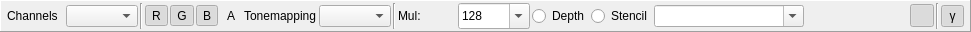
  <widget class="QFrame" name="channelsToolbar">
   <property name="geometry">
    <rect>
     <x>3</x>
     <y>3</y>
     <width>971</width>
     <height>32</height>
    </rect>
   </property>
   <property name="sizePolicy">
    <sizepolicy hsizetype="Minimum" vsizetype="Fixed">
     <horstretch>0</horstretch>
     <verstretch>0</verstretch>
    </sizepolicy>
   </property>
   <property name="minimumSize">
    <size>
     <width>0</width>
     <height>32</height>
    </size>
   </property>
   <property name="frameShape">
    <enum>QFrame::Panel</enum>
   </property>
   <property name="frameShadow">
    <enum>QFrame::Raised</enum>
   </property>
   <layout class="QHBoxLayout" name="horizontalLayout_5">
    <property name="spacing">
     <number>2</number>
    </property>
    <property name="leftMargin">
     <number>6</number>
    </property>
    <property name="topMargin">
     <number>2</number>
    </property>
    <property name="rightMargin">
     <number>6</number>
    </property>
    <property name="bottomMargin">
     <number>2</number>
    </property>
    <item>
     <widget class="QLabel" name="channelLabel">
      <property name="text">
       <string>Channels</string>
      </property>
     </widget>
    </item>
    <item>
     <widget class="QComboBox" name="channels">
      <property name="frame">
       <bool>true</bool>
      </property>
     </widget>
    </item>
    <item>
     <widget class="Line" name="line_2">
      <property name="orientation">
       <enum>Qt::Vertical</enum>
      </property>
     </widget>
    </item>
    <item>
     <widget class="RDToolButton" name="channelRed">
      <property name="toolTip">
       <string>Show Red (Right click to toggle solo)</string>
      </property>
      <property name="text">
       <string>R</string>
      </property>
      <property name="checkable">
       <bool>true</bool>
      </property>
      <property name="checked">
       <bool>true</bool>
      </property>
      <property name="autoRaise">
       <bool>true</bool>
      </property>
     </widget>
    </item>
    <item>
     <widget class="RDToolButton" name="channelGreen">
      <property name="toolTip">
       <string>Show Green (Right click to toggle solo)</string>
      </property>
      <property name="text">
       <string>G</string>
      </property>
      <property name="checkable">
       <bool>true</bool>
      </property>
      <property name="checked">
       <bool>true</bool>
      </property>
      <property name="autoRaise">
       <bool>true</bool>
      </property>
     </widget>
    </item>
    <item>
     <widget class="RDToolButton" name="channelBlue">
      <property name="toolTip">
       <string>Show Blue (Right click to toggle solo)</string>
      </property>
      <property name="text">
       <string>B</string>
      </property>
      <property name="checkable">
       <bool>true</bool>
      </property>
      <property name="checked">
       <bool>true</bool>
      </property>
      <property name="autoRaise">
       <bool>true</bool>
      </property>
     </widget>
    </item>
    <item>
     <widget class="RDToolButton" name="channelAlpha">
      <property name="toolTip">
       <string>Show Alpha (Right click to toggle solo)</string>
      </property>
      <property name="text">
       <string>A</string>
      </property>
      <property name="checkable">
       <bool>true</bool>
      </property>
      <property name="autoRaise">
       <bool>true</bool>
      </property>
     </widget>
    </item>
    <item>
     <widget class="QLabel" name="tonemapLabel">
      <property name="text">
       <string>Tonemapping</string>
      </property>
     </widget>
    </item>
    <item>
     <widget class="QComboBox" name="tonemapMode">
      <property name="frame">
       <bool>true</bool>
      </property>
     </widget>
    </item>
    <item>
     <widget class="Line" name="mulSep">
      <property name="orientation">
       <enum>Qt::Vertical</enum>
      </property>
     </widget>
    </item>
    <item>
     <widget class="QLabel" name="mulLabel">
      <property name="text">
       <string>Mul:</string>
      </property>
     </widget>
    </item>
    <item>
     <widget class="QComboBox" name="hdrMul">
      <property name="sizePolicy">
       <sizepolicy hsizetype="Preferred" vsizetype="Preferred">
        <horstretch>0</horstretch>
        <verstretch>0</verstretch>
       </sizepolicy>
      </property>
      <property name="minimumSize">
       <size>
        <width>50</width>
        <height>0</height>
       </size>
      </property>
      <property name="editable">
       <bool>true</bool>
      </property>
      <property name="currentText">
       <string>128</string>
      </property>
      <property name="insertPolicy">
       <enum>QComboBox::NoInsert</enum>
      </property>
     </widget>
    </item>
    <item>
     <widget class="QRadioButton" name="depthDisplay">
      <property name="text">
       <string>Depth</string>
      </property>
     </widget>
    </item>
    <item>
     <widget class="QRadioButton" name="stencilDisplay">
      <property name="text">
       <string>Stencil</string>
      </property>
     </widget>
    </item>
    <item>
     <widget class="QComboBox" name="customShader">
      <property name="sizePolicy">
       <sizepolicy hsizetype="Preferred" vsizetype="Fixed">
        <horstretch>0</horstretch>
        <verstretch>0</verstretch>
       </sizepolicy>
      </property>
      <property name="minimumSize">
       <size>
        <width>150</width>
        <height>0</height>
       </size>
      </property>
      <property name="editable">
       <bool>true</bool>
      </property>
      <property name="insertPolicy">
       <enum>QComboBox::NoInsert</enum>
      </property>
     </widget>
    </item>
    <item>
     <widget class="QToolButton" name="customCreate">
      <property name="toolTip">
       <string>Create New Custom Shader</string>
      </property>
      <property name="text">
       <string/>
      </property>
      <property name="icon">
       <iconset resource="../Resources/resources.qrc">
        <normaloff>:/add.png</normaloff>:/add.png</iconset>
      </property>
      <property name="autoRaise">
       <bool>true</bool>
      </property>
     </widget>
    </item>
    <item>
     <widget class="QToolButton" name="customEdit">
      <property name="toolTip">
       <string>Edit Selected Shader</string>
      </property>
      <property name="text">
       <string/>
      </property>
      <property name="icon">
       <iconset resource="../Resources/resources.qrc">
        <normaloff>:/page_white_edit.png</normaloff>:/page_white_edit.png</iconset>
      </property>
      <property name="autoRaise">
       <bool>true</bool>
      </property>
     </widget>
    </item>
    <item>
     <widget class="QToolButton" name="customDelete">
      <property name="toolTip">
       <string>Delete Custom Shader</string>
      </property>
      <property name="text">
       <string/>
      </property>
      <property name="icon">
       <iconset resource="../Resources/resources.qrc">
        <normaloff>:/del.png</normaloff>:/del.png</iconset>
      </property>
      <property name="autoRaise">
       <bool>true</bool>
      </property>
     </widget>
    </item>
    <item>
     <widget class="QToolButton" name="backcolorPick">
      <property name="toolTip">
       <string>Alpha: Pick Solid Background Color</string>
      </property>
      <property name="text">
       <string/>
      </property>
      <property name="icon">
       <iconset resource="../Resources/resources.qrc">
        <normaloff>:/color_wheel.png</normaloff>:/color_wheel.png</iconset>
      </property>
      <property name="checkable">
       <bool>true</bool>
      </property>
      <property name="autoRaise">
       <bool>true</bool>
      </property>
     </widget>
    </item>
    <item>
     <widget class="QToolButton" name="checkerBack">
      <property name="toolTip">
       <string>Alpha: Show Checkerboard Background</string>
      </property>
      <property name="text">
       <string/>
      </property>
      <property name="icon">
       <iconset resource="../Resources/resources.qrc">
        <normaloff>:/checkerboard.png</normaloff>:/checkerboard.png</iconset>
      </property>
      <property name="checkable">
       <bool>true</bool>
      </property>
      <property name="checked">
       <bool>true</bool>
      </property>
      <property name="autoRaise">
       <bool>true</bool>
      </property>
     </widget>
    </item>
    <item>
     <widget class="Line" name="gammaSep">
      <property name="orientation">
       <enum>Qt::Vertical</enum>
      </property>
     </widget>
    </item>
    <item>
     <widget class="QToolButton" name="gammaDisplay">
      <property name="minimumSize">
       <size>
        <width>23</width>
        <height>22</height>
       </size>
      </property>
      <property name="toolTip">
       <string>Override display of linear data in gamma space

See FAQ on &quot;Gamma display of linear data&quot;</string>
      </property>
      <property name="text">
       <string>γ</string>
      </property>
      <property name="checkable">
       <bool>true</bool>
      </property>
      <property name="checked">
       <bool>true</bool>
      </property>
      <property name="autoRaise">
       <bool>true</bool>
      </property>
     </widget>
    </item>
   </layout>
  </widget>
